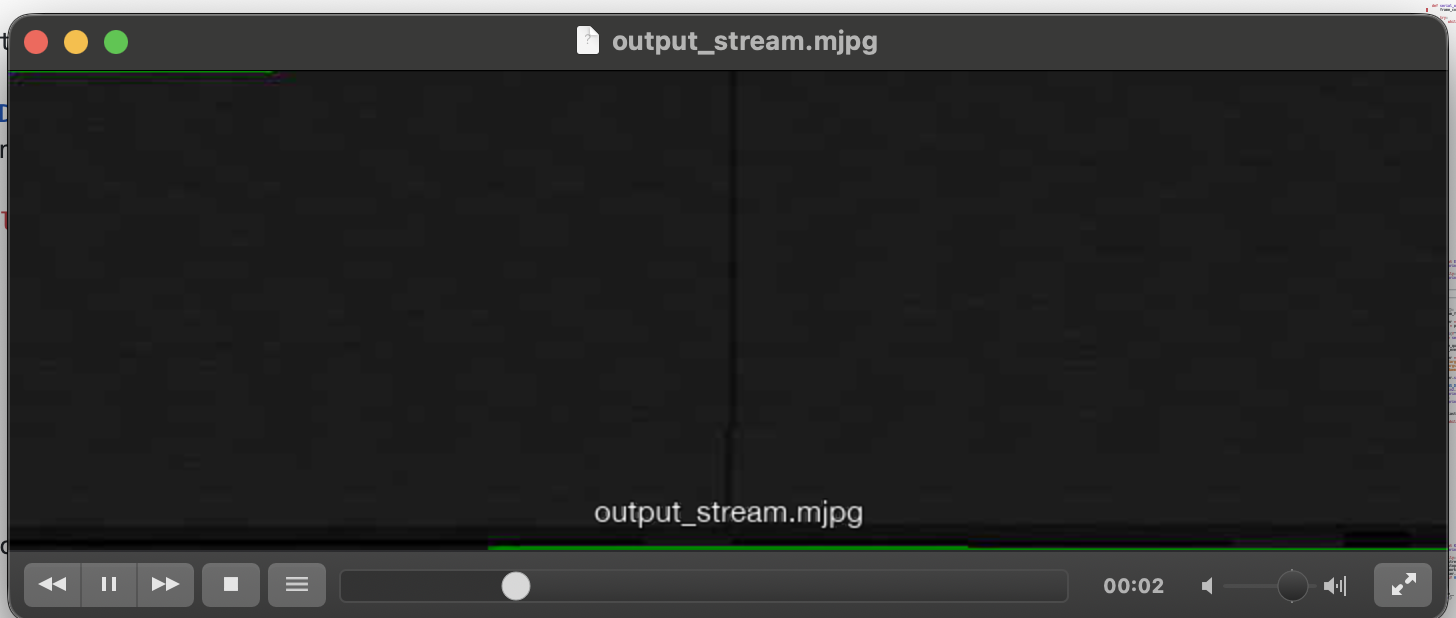
#> input picture CAMReader/image.png, 1456 x 618 px
$ python -i combine_images.py   (imports and definitions only)
#> lines starting #> are read from the running program, lines starting #| are printed output that depends on the picture
#> further down, picture is the input picture: shape (618, 1456, 3); mean B, G, R 40.6, 41.2, 40.8
import cv2
import numpy as np


def re_combine(img):
    try:
        gray = cv2.cvtColor(img, cv2.COLOR_BGR2GRAY)
        edges = cv2.Canny(gray, 50, 150, apertureSize=3)
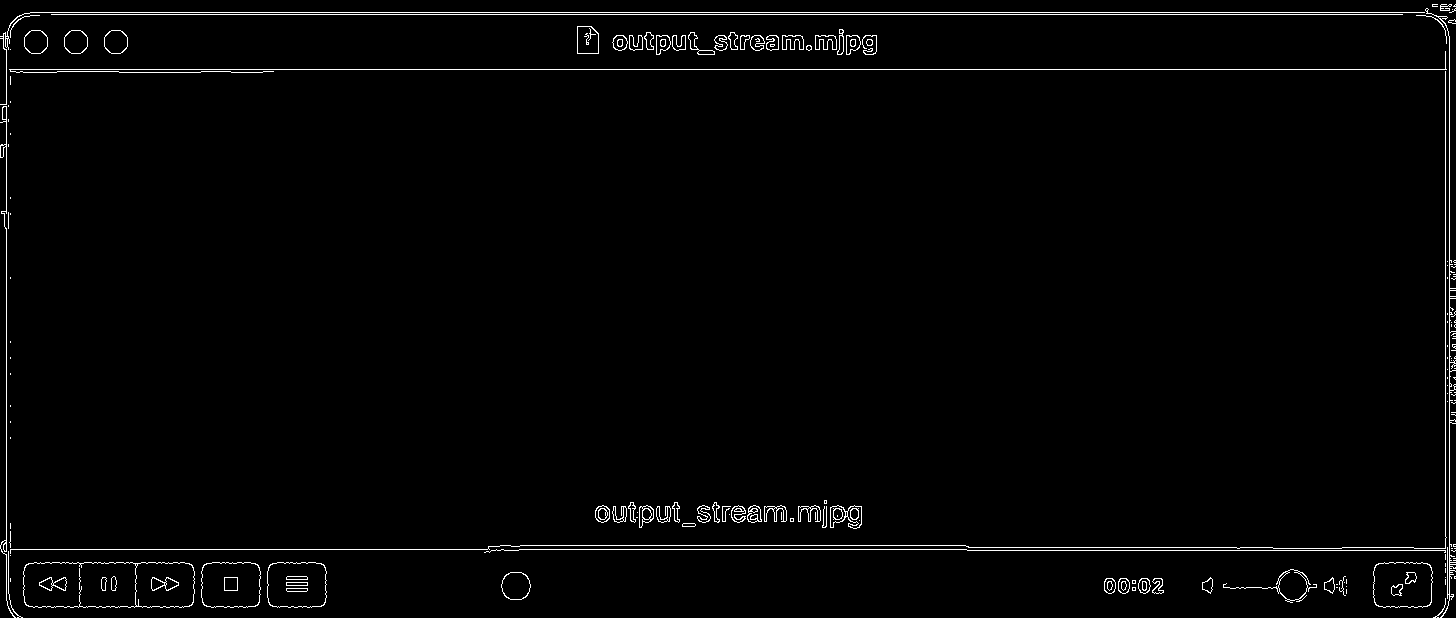
#> edges: shape (618, 1456); 1.7% white in thin lines or dots
        x_list = []
        lines = cv2.HoughLinesP(
            edges, 1, np.pi / 180, 100, minLineLength=60, maxLineGap=2
        )
#> lines = 13 rows, first 6: [6, 69, 1449, 69], [51, 14, 1402, 14], [30, 12, 1427, 12], [10, 549, 489, 549], [1445, 559, 1445, 51], [6, 600, 6, 228]
        if lines is not None:
            for line in lines:
                x1, y1, x2, y2 = line[0]
                if abs(x1 - x2) < 1:  # Tolerance for verticality
                    x_list.append(x1)
#> this loop made 13 passes
#> (x1, y1, x2, y2) on passes 1 to 12: (6, 69, 1449, 69), (51, 14, 1402, 14), (30, 12, 1427, 12), (10, 549, 489, 549), (1445, 559, 1445, 51), (6, 600, 6, 228), (1449, 600, 1449, 36), (967, 550, 1447, 550), (520, 545, 965, 545), (968, 547, 1236, 547), (119, 72, 200, 72), (1273, 548, 1341, 548)
#> after the loop, x_list = [1445, 6, 1449]
                    # cv2.line(img, (x1, y1), (x2, y2), (0, 255, 0), 2)

        x_list.sort()
        x2 = x_list[-1]
#> x2 = 1449
        x1 = x_list[-2]
#> x1 = 1445

        height, width = img.shape[:2]
#> height = 618; width = 1456

        end_col_x1 = x1
#> end_col_x1 = 1445
        start_col_x1 = 0

        start_col_x2 = x2
#> start_col_x2 = 1449
        end_col_x2 = width
#> end_col_x2 = 1456

        start_row = 0
        end_row = height
#> end_row = 618

        right_side_roi = img[start_row:end_row, start_col_x2:end_col_x2]
        left_side_roi = img[start_row:end_row, start_col_x1:end_col_x1]
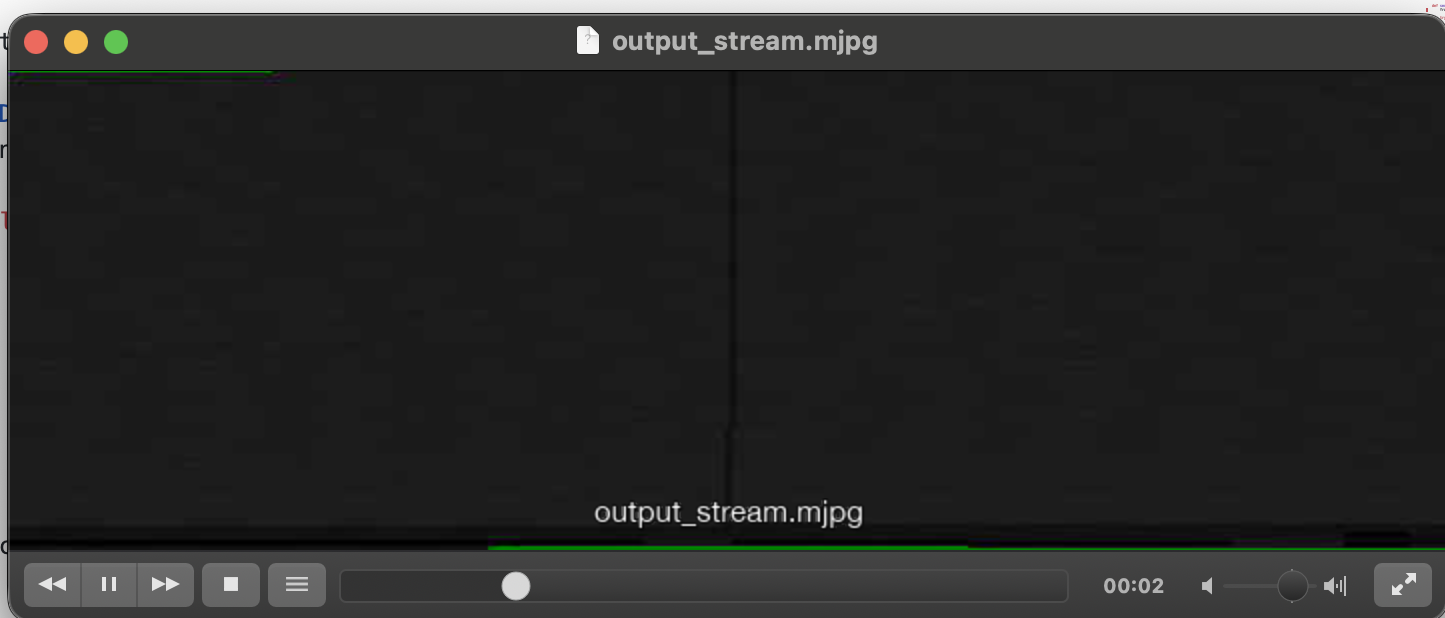
#> left_side_roi: shape (618, 1445, 3); mean B, G, R 39.9, 40.5, 40.1

        right_side_image = right_side_roi.copy()
        left_side_image = left_side_roi.copy()

        # cv2.imwrite("r.jpg", right_side_image)
        # cv2.imwrite("l.jpg", left_side_image)

        combined_horizontal = cv2.hconcat([right_side_image, left_side_image])
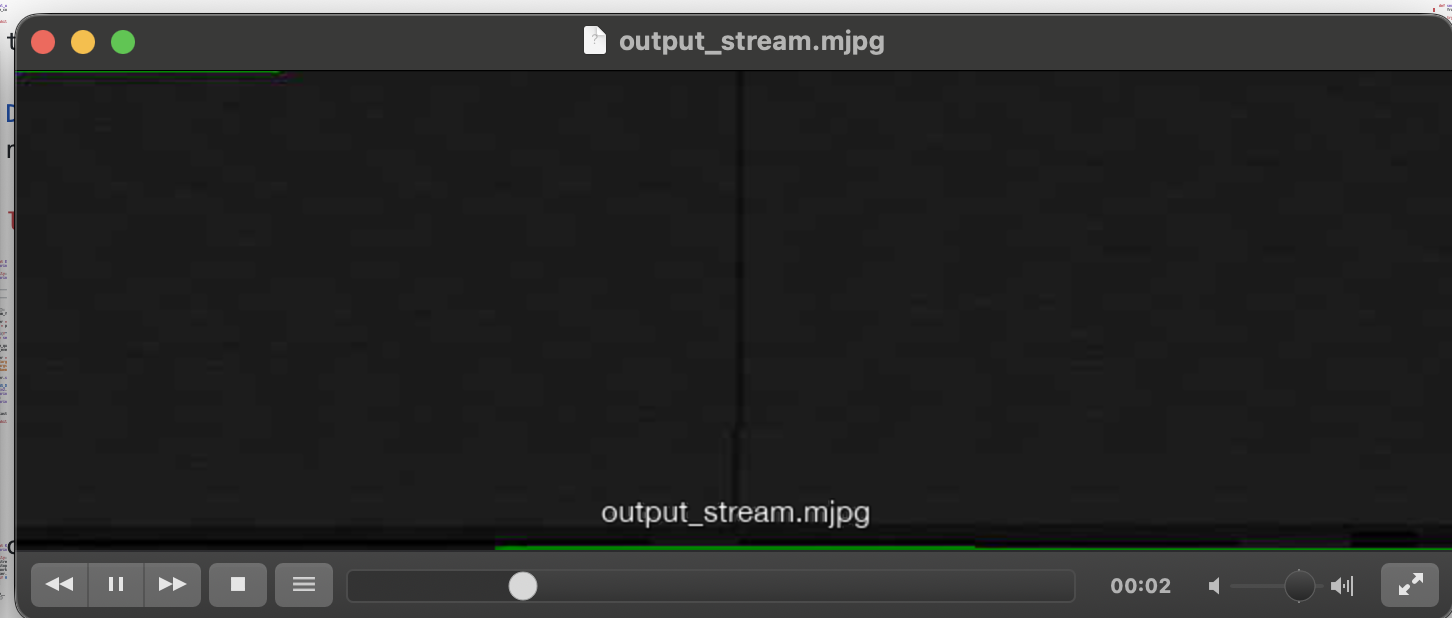
#> combined_horizontal: shape (618, 1452, 3); mean B, G, R 40.6, 41.2, 40.8
        return combined_horizontal

    except Exception as e:
        print(f"re_combine failed: {e}")
        return None


# img = cv2.imread("output.png")
# cv2.imwrite("comb_hori.jpg", re_combine(img))

>>> import cv2
>>> picture = cv2.imread('image.png')
>>> result = re_combine(picture)
